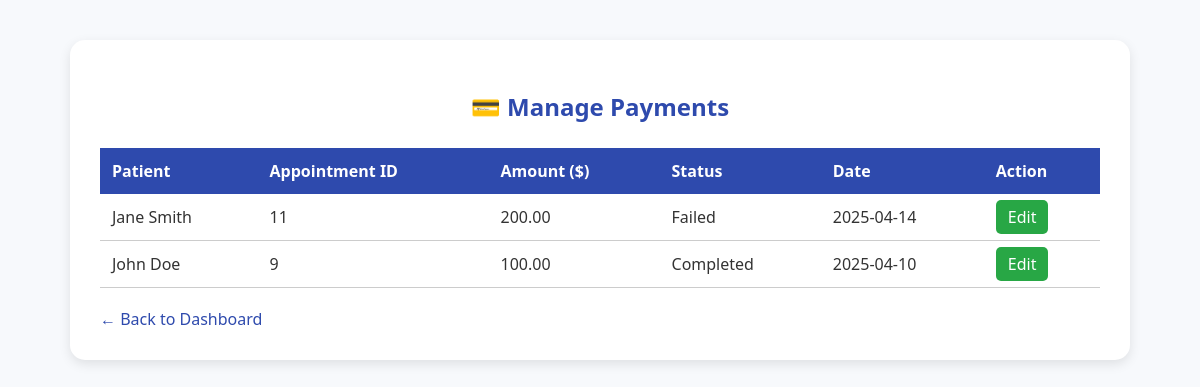
The app's page /pages/manage-payments.php (signed in) with its own data.
### tables this page shows
CREATE TABLE `payments` (
  `payment_id` int(11) NOT NULL,
  `appointment_id` int(11) NOT NULL,
  `patient_id` int(11) NOT NULL,
  `amount` decimal(10,2) NOT NULL,
  `payment_status` enum('Pending','Completed','Failed') NOT NULL,
  `payment_date` date NOT NULL
);

CREATE TABLE `users` (
  `user_id` int(11) NOT NULL,
  `username` varchar(50) NOT NULL,
  `password_hash` varchar(255) NOT NULL,
  `role` enum('Patient','Doctor','Admin') NOT NULL,
  `email` varchar(100) NOT NULL,
  `phone_number` varchar(15) NOT NULL,
  `full_name` varchar(100) NOT NULL
);

### pages/manage-payments.php (the view, shortened to what this page needs)
<?php
require_once '../includes/connect-db.php';
try {
    $stmt = $pdo->query("
        SELECT
            p.payment_id,
            p.appointment_id,
            u.full_name AS patient_name,
            p.amount,
            p.payment_status,
            p.payment_date
        FROM payments p
        JOIN appointments a ON p.appointment_id = a.appointment_id
        JOIN users u ON p.patient_id = u.user_id
        ORDER BY p.payment_date DESC
    ");
    $payments = $stmt->fetchAll(PDO::FETCH_ASSOC);
} catch (PDOException $e) {
    die("Error: " . $e->getMessage());
}
?>
<!DOCTYPE html>
<html>
<head>
    <link rel="stylesheet" href="../assets/css/style.css">
</head>
<body>
<div class="container">
    <h2>💳 Manage Payments</h2>
    <?php if (count($payments) > 0): ?>
        <table>
            <thead>
                <tr>
                    <th>Patient</th>
                    <th>Appointment ID</th>
                    <th>Amount ($)</th>
                    <th>Status</th>
                    <th>Date</th>
                    <th>Action</th>
                </tr>
            </thead>
            <tbody>
                <?php foreach ($payments as $payment): ?>
                    <tr>
                        <td><?= htmlspecialchars($payment['patient_name']) ?></td>
                        <td><?= $payment['appointment_id'] ?></td>
                        <td><?= number_format($payment['amount'], 2) ?></td>
                        <td><?= htmlspecialchars($payment['payment_status']) ?></td>
                        <td><?= $payment['payment_date'] ?></td>
                        <td><a class="edit-link" href="edit-payment.php?id=<?= $payment['payment_id'] ?>">Edit</a></td>
                    </tr>
                <?php endforeach; ?>
            </tbody>
        </table>
    <?php else: ?>
        <p>No payment records found.</p>
    <?php endif; ?>
    <a class="back-link" href="dashboard.php">&larr; Back to Dashboard</a>
</div>
</body>
</html>

### assets/css/style.css (style rules this page uses)
body { margin: 0; font-family: 'Segoe UI', Tahoma, Geneva, Verdana, sans-serif; background-color: #f7f9fc; color: #333; }

### pages/manage-payments.php (style rules this page uses)
body { background-color: #f7f9fc; font-family: 'Segoe UI', Tahoma, Geneva, Verdana, sans-serif; }
.container { max-width: 1000px; margin: 40px auto; background: #fff; padding: 30px; border-radius: 15px; box-shadow: 0 4px 12px rgba(0, 0, 0, 0.1); }
h2 { color: #2e4aad; text-align: center; margin-bottom: 25px; }
table { width: 100%; border-collapse: collapse; }
th { background-color: #2e4aad; color: #fff; padding: 12px; text-align: left; }
td { padding: 12px; border-bottom: 1px solid #ccc; }
.edit-link { color: #fff; background-color: #28a745; padding: 6px 12px; border-radius: 5px; text-decoration: none; }
.back-link { margin-top: 20px; display: inline-block; color: #2e4aad; text-decoration: none; }

### records on screen
payments: users.full_name "Jane Smith", appointment "11", amount "200.00", payment_status "Failed", payment_date "2025-04-14"
payments: users.full_name "John Doe", appointment "9", amount "100.00", payment_status "Completed", payment_date "2025-04-10"
